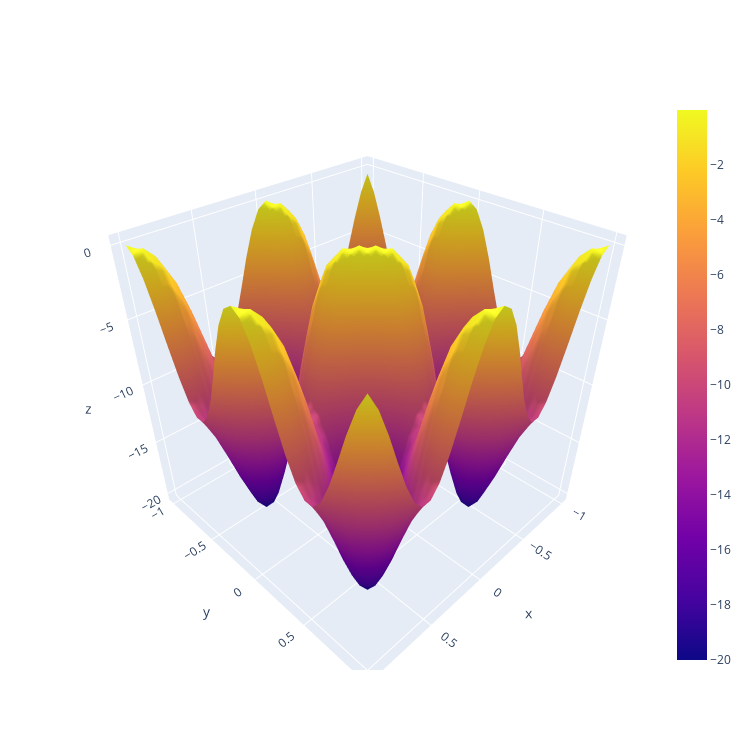

Notebook code cell kept with this figure:
### Markdown cell above
## Hexagon

### Code cell
potential = compute_potential(20, 10, np.pi)
plot_potential(potential, periods=2)

### Figure 1 — Plotly figure (JSON) as saved in the notebook; plotly's stock layout.template omitted (floating-point values rounded to 4 significant figures; data arrays with more than 128 entries replaced by an {"elided": "..."} marker saying what was removed)
{"data": [{"type": "surface", "x": [-1, -0.931, -0.8621, -0.7931, -0.7241, -0.6552, -0.5862, -0.5172, -0.4483, -0.3793, -0.3103, -0.2414, -0.1724, -0.1034, -0.03448, 0.03448, 0.1034, 0.1724, 0.2414, 0.3103, 0.3793, 0.4483, 0.5172, 0.5862, 0.6552, 0.7241, 0.7931, 0.8621, 0.931, 1], "y": [-1, -0.931, -0.8621, -0.7931, -0.7241, -0.6552, -0.5862, -0.5172, -0.4483, -0.3793, -0.3103, -0.2414, -0.1724, -0.1034, -0.03448, 0.03448, 0.1034, 0.1724, 0.2414, 0.3103, 0.3793, 0.4483, 0.5172, 0.5862, 0.6552, 0.7241, 0.7931, 0.8621, 0.931, 1], "z": {"elided": "30x30 float values"}}], "layout": {"autosize": false, "height": 750, "width": 750}}
